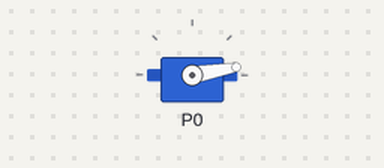
The program below on a simulated BBC micro:bit (MakeCode). Shown: servo.

Above: at 0.05 s.
At 1.2 s:
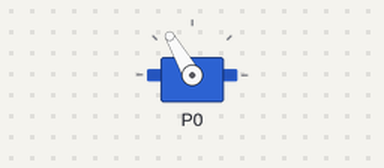
At 2.35 s:
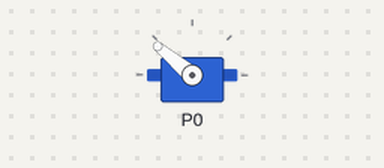
At 4.7 s:
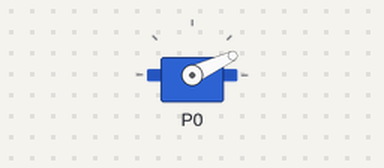
Timing chart, 0 to 6.5 s (numbered marks = the images above):
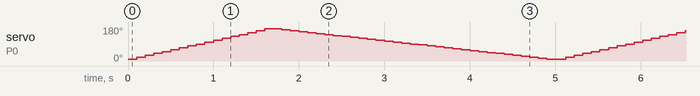

The program:

main.ts
```typescript
let Angle = 0
basic.forever(function () {
    servos.P0.setRange(10, 170)
    for (let index = 0; index <= 16; index++) {
        Angle = index * 10 + 10
        servos.P0.setAngle(Angle)
        basic.pause(100)
    }
    for (let index = 0; index <= 32; index++) {
        Angle = index * -5 + 170
        servos.P0.setAngle(Angle)
        basic.pause(100)
    }
})
```

test.ts
```typescript
// les tests vont ici ; cela ne sera pas compilé si ce paquet est utilisé en tant qu'extension.
```
